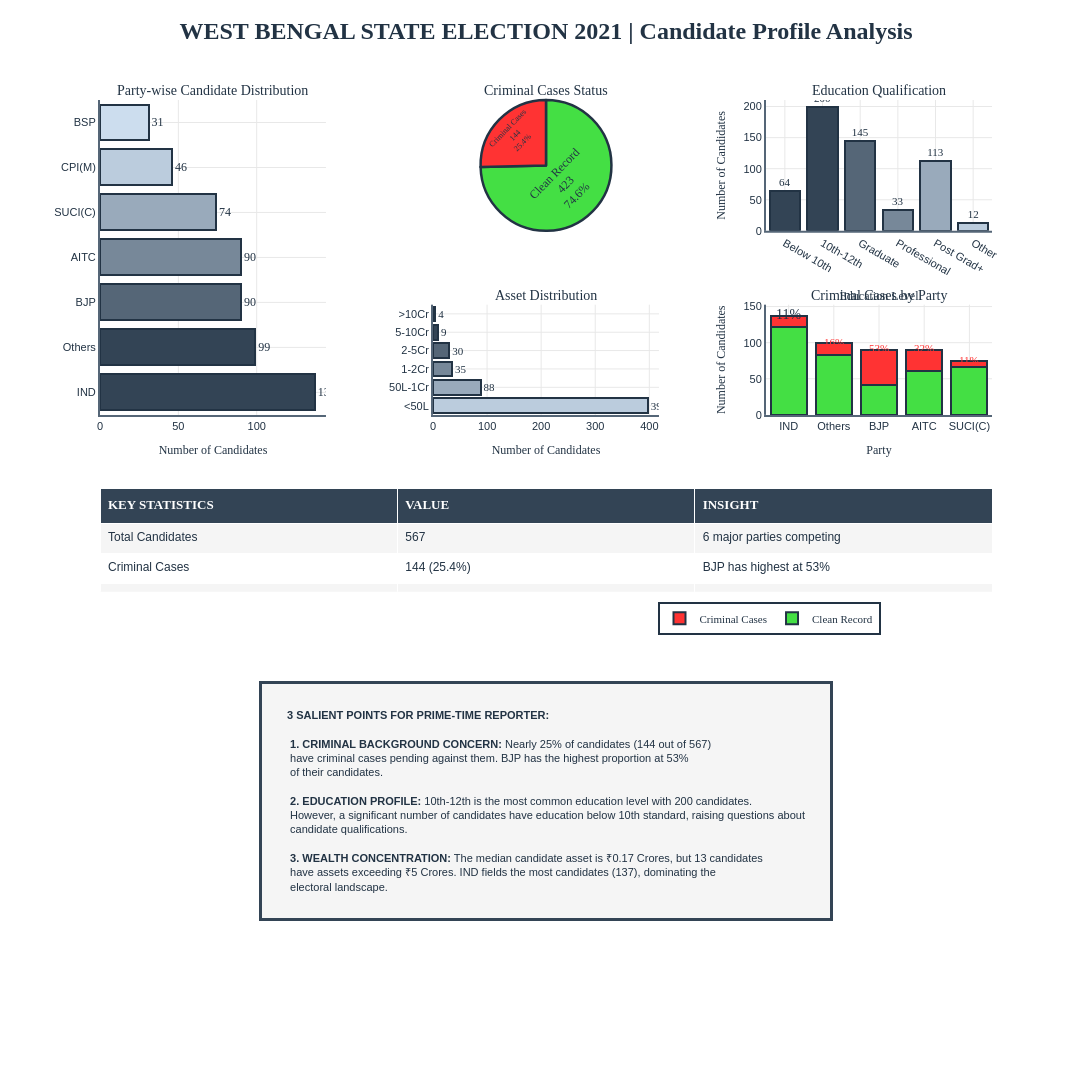

The notebook cell this image was saved under:
### Markdown cell above
## Cell 11: Display the Infographic

### Code cell
# Display the infographic
fig.show()

print("\n" + "="*80)
print("PLOTLY INFOGRAPHIC COMPLETE")
print("="*80)
print("\nTheme: #334455 color palette with gradient shades")
print("Colors: Light pastel green/red for criminal cases differentiation")
print("Technology: Plotly (NOT Dash)")
print("3 Salient Points included for prime-time reporter")
print("="*80)

### Figure 1 — Plotly figure (JSON) as saved in the notebook; plotly's stock layout.template omitted (floating-point values rounded to 4 significant figures)
{"data": [{"hovertemplate": "<b>%{y}</b><br>Candidates: %{x}<extra></extra>", "marker": {"color": ["#334455", "#334455", "#556677", "#778899", "#99AABB", "#BBCCDD", "#CCDDEE"], "line": {"color": "#223344", "width": 2}}, "orientation": "h", "showlegend": false, "text": [137.0, 99.0, 90.0, 90.0, 74.0, 46.0, 31.0], "textfont": {"color": "#223344", "family": "Arial Black", "size": 12}, "textposition": "outside", "type": "bar", "x": [137, 99, 90, 90, 74, 46, 31], "xaxis": "x", "y": ["IND", "Others", "BJP", "AITC", "SUCI(C)", "CPI(M)", "BSP"], "yaxis": "y"}, {"domain": {"x": [0.3733, 0.6267], "y": [0.734, 1]}, "hovertemplate": "<b>%{label}</b><br>Count: %{value}<br>Percentage: %{percent}<extra></extra>", "labels": ["Clean Record", "Criminal Cases"], "marker": {"colors": ["#44DF44", "#FF3333"], "line": {"color": "#223344", "width": 2.5}}, "showlegend": false, "text": ["423", "144"], "textfont": {"color": "#223344", "family": "Arial Black", "size": 12}, "textinfo": "label+text+percent", "textposition": "inside", "type": "pie", "values": [423, 144]}, {"hovertemplate": "<b>%{x}</b><br>Candidates: %{y}<extra></extra>", "marker": {"color": ["#334455", "#334455", "#556677", "#778899", "#99AABB", "#BBCCDD"], "line": {"color": "#223344", "width": 2}}, "showlegend": false, "text": ["64", "200", "145", "33", "113", "12"], "textfont": {"color": "#223344", "family": "Arial Black", "size": 11}, "textposition": "outside", "type": "bar", "x": ["Below 10th", "10th-12th", "Graduate", "Professional", "Post Grad+", "Other"], "xaxis": "x2", "y": [64, 200, 145, 33, 113, 12], "yaxis": "y2"}, {"hovertemplate": "<b>%{y}</b><br>Candidates: %{x}<extra></extra>", "marker": {"color": ["#BBCCDD", "#99AABB", "#778899", "#556677", "#334455", "#223344"], "line": {"color": "#223344", "width": 2}}, "orientation": "h", "showlegend": false, "text": [397.0, 88.0, 35.0, 30.0, 9.0, 4.0], "textfont": {"color": "#223344", "family": "Arial Black", "size": 11}, "textposition": "outside", "type": "bar", "x": [397, 88, 35, 30, 9, 4], "xaxis": "x3", "y": ["<50L", "50L-1Cr", "1-2Cr", "2-5Cr", "5-10Cr", ">10Cr"], "yaxis": "y3"}, {"hovertemplate": "<b>%{x}</b><br>Clean: %{y}<extra></extra>", "marker": {"color": "#44DF44", "line": {"color": "#223344", "width": 2}}, "name": "Clean Record", "showlegend": true, "type": "bar", "x": ["IND", "Others", "BJP", "AITC", "SUCI(C)"], "xaxis": "x4", "y": [122, 83, 42, 61, 66], "yaxis": "y4"}, {"hovertemplate": "<b>%{x}</b><br>Criminal Cases: %{y}<extra></extra>", "marker": {"color": "#FF3333", "line": {"color": "#223344", "width": 2}}, "name": "Criminal Cases", "showlegend": true, "type": "bar", "x": ["IND", "Others", "BJP", "AITC", "SUCI(C)"], "xaxis": "x4", "y": [15, 16, 48, 29, 8], "yaxis": "y4"}, {"cells": {"align": "left", "fill": {"color": [["#F5F5F5", "white", "#F5F5F5", "white", "#F5F5F5", "white", "#F5F5F5", "white"]]}, "font": {"color": "#223344", "family": "Arial", "size": 12}, "height": 30, "values": [["Total Candidates", "Criminal Cases", "Clean Record", "Average Assets", "Median Assets", "Top Party", "Most Common Education"], ["567", "144 (25.4%)", "423 (74.6%)", "₹0.71 Cr", "₹0.17 Cr", "IND", "10th-12th"], ["6 major parties competing", "BJP has highest at 53%", "Majority have clean background", "13 candidates have >₹5 Cr", "Significant wealth disparity exists", "Fields 137 candidates", "200 candidates"]]}, "domain": {"x": [0, 1], "y": [0, 0.21]}, "header": {"align": "left", "fill": {"color": "#334455"}, "font": {"color": "white", "family": "Arial Black", "size": 13}, "height": 35, "values": ["<b>KEY STATISTICS</b>", "<b>VALUE</b>", "<b>INSIGHT</b>"]}, "type": "table"}], "layout": {"annotations": [{"font": {"color": "#223344", "family": "Arial Black", "size": 14}, "showarrow": false, "text": "Party-wise Candidate Distribution", "x": 0.1267, "xanchor": "center", "xref": "paper", "y": 1, "yanchor": "bottom", "yref": "paper"}, {"font": {"color": "#223344", "family": "Arial Black", "size": 14}, "showarrow": false, "text": "Criminal Cases Status", "x": 0.5, "xanchor": "center", "xref": "paper", "y": 1, "yanchor": "bottom", "yref": "paper"}, {"font": {"color": "#223344", "family": "Arial Black", "size": 14}, "showarrow": false, "text": "Education Qualification", "x": 0.8733, "xanchor": "center", "xref": "paper", "y": 1, "yanchor": "bottom", "yref": "paper"}, {"font": {"color": "#223344", "family": "Arial Black", "size": 14}, "showarrow": false, "text": "Asset Distribution", "x": 0.5, "xanchor": "center", "xref": "paper", "y": 0.584, "yanchor": "bottom", "yref": "paper"}, {"font": {"color": "#223344", "family": "Arial Black", "size": 14}, "showarrow": false, "text": "Criminal Cases by Party", "x": 0.8733, "xanchor": "center", "xref": "paper", "y": 0.584, "yanchor": "bottom", "yref": "paper"}, {"font": {"color": "#223344", "family": "Arial Black", "size": 14}, "showarrow": false, "text": "11%", "x": 0, "xref": "x4", "y": 139.5, "yref": "y4"}, {"font": {"color": "#FF3333", "family": "Arial Black", "size": 11}, "showarrow": false, "text": "16%", "x": 1, "xref": "x4", "y": 101.5, "yref": "y4"}, {"font": {"color": "#FF3333", "family": "Arial Black", "size": 11}, "showarrow": false, "text": "53%", "x": 2, "xref": "x4", "y": 92.5, "yref": "y4"}, {"font": {"color": "#FF3333", "family": "Arial Black", "size": 11}, "showarrow": false, "text": "32%", "x": 3, "xref": "x4", "y": 92.5, "yref": "y4"}, {"font": {"color": "#FF3333", "family": "Arial Black", "size": 11}, "showarrow": false, "text": "11%", "x": 4, "xref": "x4", "y": 76.5, "yref": "y4"}, {"align": "left", "bgcolor": "#F5F5F5", "bordercolor": "#334455", "borderpad": 25, "borderwidth": 3, "font": {"color": "#223344", "family": "Arial", "size": 11}, "showarrow": false, "text": "<b>3 SALIENT POINTS FOR PRIME-TIME REPORTER:</b><br><br>\n<b>1. CRIMINAL BACKGROUND CONCERN:</b> Nearly 25% of candidates (144 out of 567)<br>\nhave criminal cases pending against them. BJP has the highest proportion at 53%<br>\nof their candidates.<br><br>\n<b>2. EDUCATION PROFILE:</b> 10th-12th is the most common education level with 200 candidates.<br>\nHowever, a significant number of candidates have education below 10th standard, raising questions about<br>\ncandidate qualifications.<br><br>\n<b>3. WEALTH CONCENTRATION:</b> The median candidate asset is ₹0.17 Crores, but 13 candidates<br>\nhave assets exceeding ₹5 Crores. IND fields the most candidates (137), dominating the<br>\nelectoral landscape.", "x": 0.5, "xanchor": "center", "xref": "paper", "y": -0.18, "yanchor": "top", "yref": "paper"}], "barmode": "stack", "font": {"color": "#223344", "family": "Arial", "size": 11}, "height": 1700, "legend": {"bgcolor": "rgba(255,255,255,0.8)", "bordercolor": "#223344", "borderwidth": 2, "font": {"family": "Arial Black", "size": 11}, "orientation": "h", "x": 0.75, "xanchor": "center", "y": -0.02, "yanchor": "top"}, "margin": {"b": 500, "l": 100, "r": 100, "t": 100}, "paper_bgcolor": "#FFFFFF", "plot_bgcolor": "#FFFFFF", "showlegend": true, "title": {"font": {"color": "#223344", "family": "Arial Black", "size": 24}, "text": "<b>WEST BENGAL STATE ELECTION 2021 | Candidate Profile Analysis</b>", "x": 0.5, "xanchor": "center", "y": 0.98, "yanchor": "top"}, "width": 1900, "xaxis": {"anchor": "y", "domain": [0, 0.2533], "gridcolor": "#E8E8E8", "gridwidth": 1, "linecolor": "#556677", "linewidth": 2, "showgrid": true, "showline": true, "title": {"font": {"color": "#223344", "family": "Arial Black", "size": 12}, "text": "Number of Candidates"}, "zeroline": false}, "xaxis2": {"anchor": "y2", "domain": [0.7467, 1], "gridcolor": "#E8E8E8", "gridwidth": 1, "linecolor": "#556677", "linewidth": 2, "showgrid": true, "showline": true, "title": {"font": {"color": "#223344", "family": "Arial Black", "size": 12}, "text": "Education Level"}, "zeroline": false}, "xaxis3": {"anchor": "y3", "domain": [0.3733, 0.6267], "gridcolor": "#E8E8E8", "gridwidth": 1, "linecolor": "#556677", "linewidth": 2, "showgrid": true, "showline": true, "title": {"font": {"color": "#223344", "family": "Arial Black", "size": 12}, "text": "Number of Candidates"}, "zeroline": false}, "xaxis4": {"anchor": "y4", "domain": [0.7467, 1], "gridcolor": "#E8E8E8", "gridwidth": 1, "linecolor": "#556677", "linewidth": 2, "showgrid": true, "showline": true, "title": {"font": {"color": "#223344", "family": "Arial Black", "size": 12}, "text": "Party"}, "zeroline": false}, "yaxis": {"anchor": "x", "domain": [0.36, 1], "gridcolor": "#E8E8E8", "gridwidth": 1, "linecolor": "#556677", "linewidth": 2, "showgrid": true, "showline": true, "zeroline": false}, "yaxis2": {"anchor": "x2", "domain": [0.734, 1], "gridcolor": "#E8E8E8", "gridwidth": 1, "linecolor": "#556677", "linewidth": 2, "showgrid": true, "showline": true, "title": {"font": {"color": "#223344", "family": "Arial Black", "size": 12}, "text": "Number of Candidates"}, "zeroline": false}, "yaxis3": {"anchor": "x3", "domain": [0.36, 0.584], "gridcolor": "#E8E8E8", "gridwidth": 1, "linecolor": "#556677", "linewidth": 2, "showgrid": true, "showline": true, "zeroline": false}, "yaxis4": {"anchor": "x4", "domain": [0.36, 0.584], "gridcolor": "#E8E8E8", "gridwidth": 1, "linecolor": "#556677", "linewidth": 2, "showgrid": true, "showline": true, "title": {"font": {"color": "#223344", "family": "Arial Black", "size": 12}, "text": "Number of Candidates"}, "zeroline": false}}}
